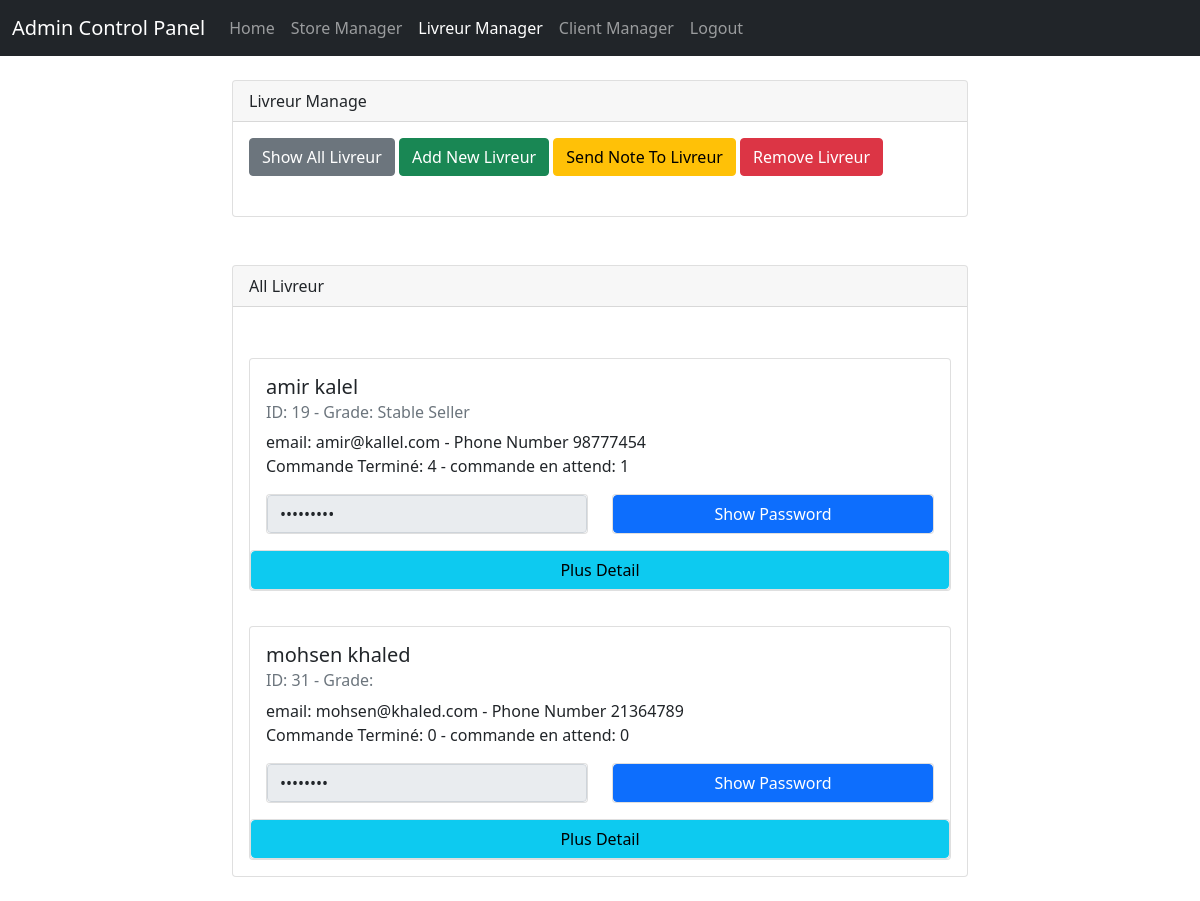
The app's page /Admin/Livreur/LivreurViews/LivreurPanel.php?showAll=true, older data.
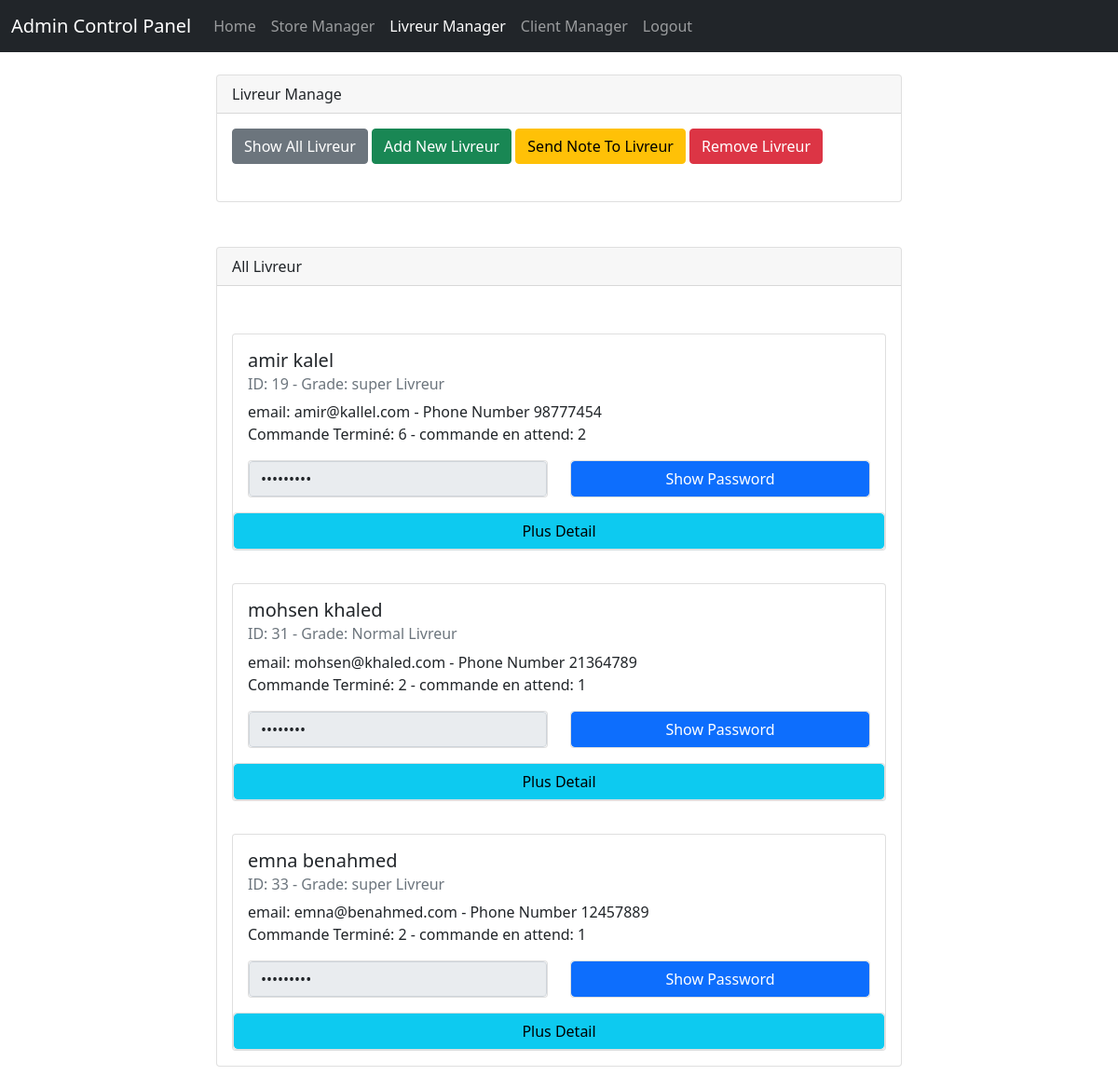
The same page, newer data.
### tables this page shows
CREATE TABLE `user` (
  `IdUser` int(11) NOT NULL,
  `email` varchar(80) DEFAULT NULL,
  `nom` varchar(60) NOT NULL,
  `prenom` varchar(60) NOT NULL,
  `password` varchar(30) DEFAULT NULL,
  `phone_number` varchar(12) DEFAULT NULL,
  `Role` varchar(50) NOT NULL
);

CREATE TABLE `grades` (
  `IdLivreur` int(11) NOT NULL,
  `grade` varchar(20) DEFAULT NULL,
  `details` varchar(30) DEFAULT NULL
);

### Admin/Livreur/LivreurViews/LivreurPanel.php (the view, shortened to what this page needs)
<body>
<?php include "../../header.php";?>
<div id="app">
    <main class="py-4">
        <div class="container">
            <div class="row justify-content-center">
                <div class="col-md-8">
                    <div class="card">
                            <div class="card-header">Livreur Manage</div>
                            <div class="card-body">
                            <a href="?showAll=true" type="button" class="btn btn-secondary">Show All Livreur </a>
                            <button type="button" class="btn btn-success" data-toggle="modal"   data-target="#AddModal">Add New Livreur</button>
                            <button type="button" class="btn btn-warning" data-toggle="modal"   data-target="#SendNoteModal">Send Note To Livreur</button>
                            <button type="button" class="btn btn-danger" data-toggle="modal"   data-target="#RemvModal">Remove Livreur</button>
                            <br>
                            <br>
                        </div>
                    </div>
                </div>
            </div>
        </div>
    </main>
</div>
<?php if(isset($_GET['showAll'])){
    if($_GET['showAll']==true){
        $conn = new mysqli('127.0.0.1', 'root', '', 'db-sou9');
        $req = "select * from user where role='Livreur';";
        $res = $conn->query($req);
        if($res->num_rows==0){
            echo "Acune Livreur";
        }else{
            ?>
<div id="app">
    <main class="py-4">
        <div class="container">
            <div class="row justify-content-center">
                <div class="col-md-8">
                    <div class="card">
                            <div class="card-header">All Livreur</div>
                            <div class="card-body">
            <?php
            while($l=$res->fetch_array()){
                $sreq = "select grade from grades where IdLivreur='$l[0]'";
                $grade=$conn->query($sreq)->fetch_array()[0];
                $sreq= "select count(*) from commands  where LivrasionDate is null and LivreurID='$l[0]' group by LivreurID;";
                $CommandeNotFin=$conn->query($sreq)->fetch_array()[0];
                $sreq= "select count(*) from commands  where LivrasionDate is not null and LivreurID='$l[0]' group by LivreurID;";
                $CommandeFin=$conn->query($sreq)->fetch_array()[0];
                if($CommandeNotFin==null){
                    $CommandeNotFin=0;
                }
                if($CommandeFin==null){
                    $CommandeFin=0;
                }
                $para = 'pass'.$l[0];
                echo "
                <div class='card' style='margin-top:5%;'>
                <div class='card-body' >
                    <h5 class='card-title'>$l[2] $l[3] </h5>
                    <h6 class='card-subtitle mb-2 text-muted'>ID: $l[0] - Grade: $grade</h6>
                    <p class='card-text' >email: $l[1] - Phone Number $l[5] <br> Commande Terminé: $CommandeFin -  commande en attend: $CommandeNotFin </p>
                    <div class='row'>
                                <div class='col-sm'>
                                        <div class='card'>
                                        <input id='pass".$l[0]."' class='form-control' type='password' value='$l[4]' readonly>                                        </div>
                                    </div>
                                    <div class='col-sm'>
                                        <div class='card'>
                                        <button type='button' id='BTNpass".$l[0]."'  onclick=\"ShowPassword('$para')\" class='btn btn-primary'>Show Password</button>
                                        </div>
                                    </div>
                                </div>
                    </div>
                    <div class='row'>
                                    <div class='col-sm'>
                                        <div class='card'>
                                        <a href='V@LivreurDetails.php?idliv=$l[0]' id='BTNpass".$l[0]."'  onclick=\"ShowPassword('$para')\" class='btn btn-info'>Plus Detail</a>
                                        </div>
                                    </div>
                    </div>
                </div>
                ";
            }
            ?>
                        </div>
                    </div>
                </div>
            </div>
        </div>
    </main>
</div>
<?php
        }
    }
}
?>
</body>
</html>

### Admin/header.php (shortened to what this page needs)
<?php    $EXT = basename($_SERVER['PHP_SELF'], '.php');
 ?>
<nav class="navbar navbar-expand-lg navbar-dark bg-dark">
    <div class="container-fluid">
      <a class="navbar-brand" href="#">Admin Control Panel</a>
      <div class="collapse navbar-collapse" id="navbarNav">
        <ul class="navbar-nav">
          <li class="nav-item">
            <a class="nav-link <?php if($EXT=="MainPanel"){echo "active";}  ?>"    aria-current="page" href="/edsa-STI/Projects/SOU9.TN/Admin/MainPanel.php">Home</a>
          </li>
          <li class="nav-item">
            <a class="nav-link  <?php if($EXT=="StorePanel"){echo "active";}  ?>" href="/edsa-STI/Projects/SOU9.TN/Admin/Store/StoreViews/StorePanel.php">Store Manager</a>
          </li>
          <li class="nav-item">
            <a class="nav-link  <?php if($EXT=="LivreurPanel"){echo "active";}  ?>" href="/edsa-STI/Projects/SOU9.TN/Admin/Livreur/LivreurViews/LivreurPanel.php">Livreur Manager</a>
          </li>
          <li class="nav-item">
            <a class="nav-link  <?php if($EXT=="ClientPanel"){echo "active";}  ?>" href="/edsa-STI/Projects/SOU9.TN/Admin/Client/ClientViews/ClientPanel.php">Client Manager</a>
          </li>
          <li class="nav-item">
            <a class="nav-link " href="/edsa-STI/Projects/SOU9.TN/logout.php">Logout</a>
          </li>
        </ul>
      </div>
    </div>
  </nav>

Row changes from the older to the newer data that the page shows:
changed through a linked row, user "amir": IdUser.grade "Stable Seller" → "super Livreur"; CommandeFin "4" → "6"; CommandeNotFin "1" → "2"
shown differently, row unchanged: user "mohsen": IdUser.grade (not shown) → "Normal Livreur"; CommandeFin "0" → "2"; CommandeNotFin "0" → "1"
added user: nom "emna", prenom "benahmed", IdUser "33", IdUser.grade "super Livreur", email "emna@benahmed.com", phone_number "12457889", CommandeFin "2", CommandeNotFin "1"
